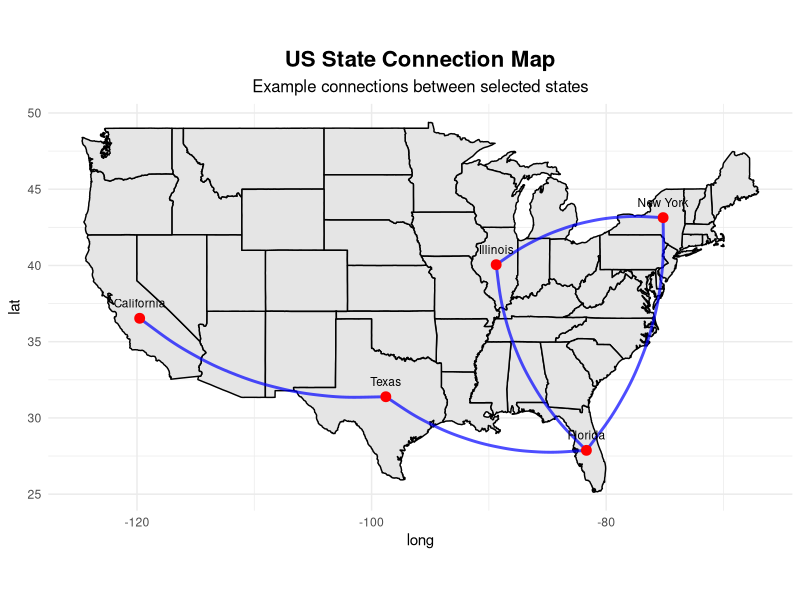

The R script that drew this image:
#Import libraries
library(ggplot2)
library(dplyr)
library(maps)

#Import map data
us_map <- map_data("state")

#State centers and names
states <- data.frame(
  name = state.name,
  long = state.center$x,
  lat = state.center$y
)

#Get states to make connections between them
connections <- data.frame(
  from = c("New York", "California", "Illinois", "Texas", "Florida"),
  to   = c("Illinois", "Texas", "Florida", "Florida", "New York")
)

#Merge coordinates
connections <- connections %>%
  left_join(states, by = c("from" = "name")) %>%
  rename(from_long = long, from_lat = lat) %>%
  left_join(states, by = c("to" = "name")) %>%
  rename(to_long = long, to_lat = lat)

#Create connections graph
ggplot() +
  #Draw US states
  geom_polygon(
    data = us_map,                              #use US map polygon data
    aes(x = long, y = lat, group = group),      #map longitude, latitude, and group polygons
    fill = "gray90",                            #fill color for states
    color = "black"                             #border color for states
  ) +
  #Draw curved connections between states
  geom_curve(
    data = connections,
    aes(x = from_long, y = from_lat, xend = to_long, yend = to_lat),
    curvature = 0.2,                                                      #curve amount for the lines
    color = "blue",                                                       #line color
    size = 1,                                                             #line thickness
    alpha = 0.7                                                           #line transparency
  ) +
  #Plot points at selected states
  geom_point(
    data = states %>% filter(name %in% c("New York","California","Illinois","Texas","Florida")),  #filter states to highlight
    aes(x = long, y = lat),                                                                       #coordinates for points
    color = "red",                                                                                #point color
    size = 3                                                                                      #point size
  ) +
  #Add state labels next to points
  geom_text(
    data = states %>% filter(name %in% c("New York","California","Illinois","Texas","Florida")),  #same filtered states
    aes(x = long, y = lat, label = name),                                                         #coordinates and label
    nudge_y = 1,                                                                                  #move label
    size = 3                                                                                      #text size
  ) +
  #Fix aspect ratio
  coord_fixed(1.3) +
  labs(
    title = "US State Connection Map",                                    #title
    subtitle = "Example connections between selected states"              #subtitle
  ) +
  theme_minimal() +
  theme(
    plot.title = element_text(face = "bold", hjust = 0.5, size = 16),     #title style
    plot.subtitle = element_text(hjust = 0.5, size = 12)                  #subtitle style
  )
